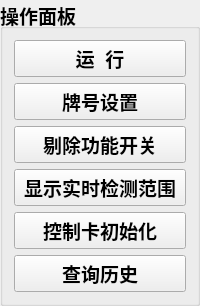
         <widget class="QGroupBox" name="groupBox_3">
          <property name="maximumSize">
           <size>
            <width>300</width>
            <height>16777215</height>
           </size>
          </property>
          <property name="font">
           <font>
            <family>Arial</family>
            <pointsize>14</pointsize>
            <weight>75</weight>
            <bold>true</bold>
           </font>
          </property>
          <property name="title">
           <string>操作面板</string>
          </property>
          <layout class="QGridLayout" name="gridLayout_5">
           <item row="0" column="0">
            <layout class="QVBoxLayout" name="verticalLayout_12">
             <item>
              <widget class="QPushButton" name="btnManual">
               <property name="enabled">
                <bool>true</bool>
               </property>
               <property name="sizePolicy">
                <sizepolicy hsizetype="Expanding" vsizetype="Expanding">
                 <horstretch>0</horstretch>
                 <verstretch>0</verstretch>
                </sizepolicy>
               </property>
               <property name="maximumSize">
                <size>
                 <width>200</width>
                 <height>200</height>
                </size>
               </property>
               <property name="text">
                <string>运  行</string>
               </property>
              </widget>
             </item>
             <item>
              <widget class="QPushButton" name="btnConfig">
               <property name="sizePolicy">
                <sizepolicy hsizetype="Expanding" vsizetype="Expanding">
                 <horstretch>0</horstretch>
                 <verstretch>0</verstretch>
                </sizepolicy>
               </property>
               <property name="maximumSize">
                <size>
                 <width>200</width>
                 <height>200</height>
                </size>
               </property>
               <property name="text">
                <string>牌号设置</string>
               </property>
              </widget>
             </item>
             <item>
              <widget class="QPushButton" name="btnReject">
               <property name="enabled">
                <bool>true</bool>
               </property>
               <property name="sizePolicy">
                <sizepolicy hsizetype="Expanding" vsizetype="Expanding">
                 <horstretch>0</horstretch>
                 <verstretch>0</verstretch>
                </sizepolicy>
               </property>
               <property name="maximumSize">
                <size>
                 <width>200</width>
                 <height>200</height>
                </size>
               </property>
               <property name="text">
                <string>剔除功能开关</string>
               </property>
              </widget>
             </item>
             <item>
              <widget class="QPushButton" name="btnShowCheckRegions">
               <property name="enabled">
                <bool>true</bool>
               </property>
               <property name="sizePolicy">
                <sizepolicy hsizetype="Expanding" vsizetype="Expanding">
                 <horstretch>0</horstretch>
                 <verstretch>0</verstretch>
                </sizepolicy>
               </property>
               <property name="maximumSize">
                <size>
                 <width>200</width>
                 <height>200</height>
                </size>
               </property>
               <property name="text">
                <string>显示实时检测范围</string>
               </property>
              </widget>
             </item>
             <item>
              <widget class="QPushButton" name="btnInitControlCard">
               <property name="enabled">
                <bool>true</bool>
               </property>
               <property name="sizePolicy">
                <sizepolicy hsizetype="Expanding" vsizetype="Expanding">
                 <horstretch>0</horstretch>
                 <verstretch>0</verstretch>
                </sizepolicy>
               </property>
               <property name="maximumSize">
                <size>
                 <width>200</width>
                 <height>200</height>
                </size>
               </property>
               <property name="text">
                <string>控制卡初始化</string>
               </property>
              </widget>
             </item>
             <item>
              <widget class="QPushButton" name="btnSearch">
               <property name="enabled">
                <bool>true</bool>
               </property>
               <property name="sizePolicy">
                <sizepolicy hsizetype="Expanding" vsizetype="Expanding">
                 <horstretch>0</horstretch>
                 <verstretch>0</verstretch>
                </sizepolicy>
               </property>
               <property name="maximumSize">
                <size>
                 <width>200</width>
                 <height>200</height>
                </size>
               </property>
               <property name="text">
                <string>查询历史</string>
               </property>
              </widget>
             </item>
            </layout>
           </item>
          </layout>
         </widget>
